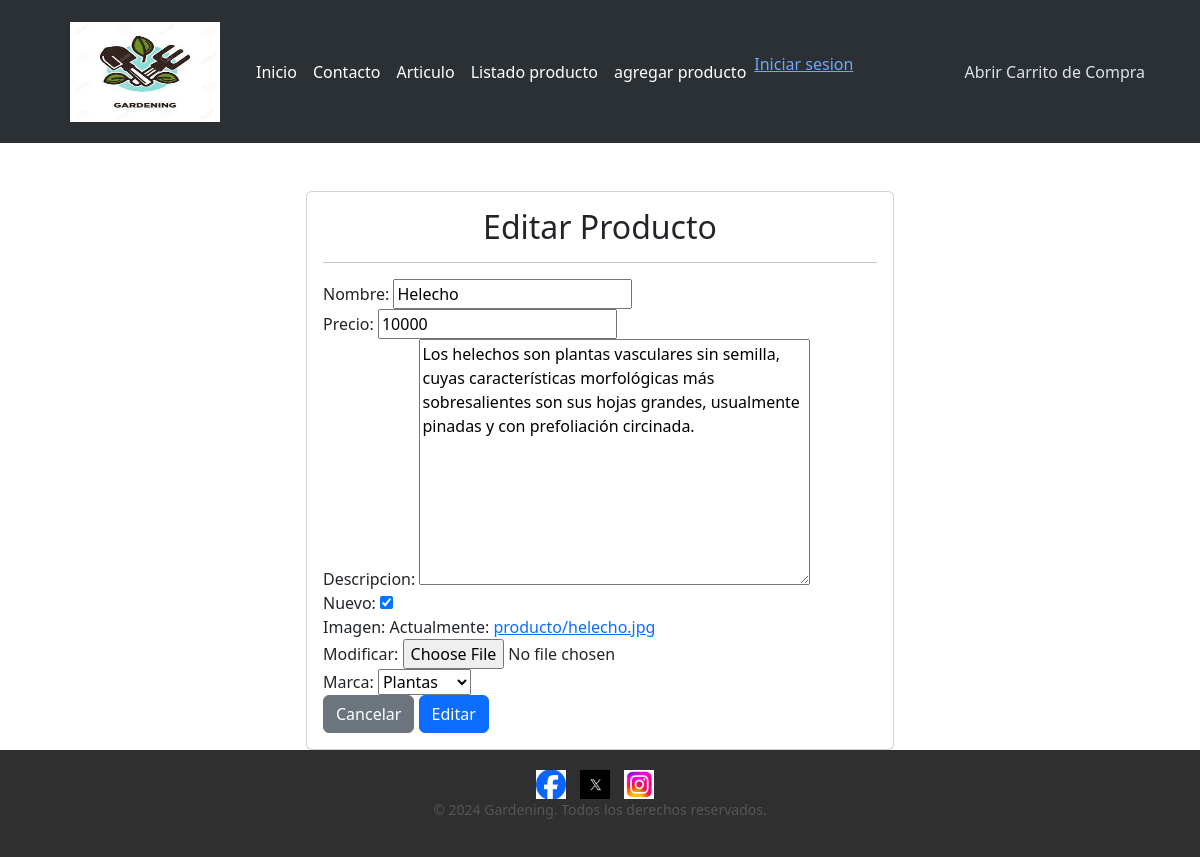
Page /modificar-producto/4/ on the committed database.
### app/models.py (models this page shows, shortened)
class Producto(models.Model):
    nombre = models.CharField(max_length=50)
    precio = models.IntegerField()
    descripcion = models.TextField()
    nuevo = models.BooleanField()
    imagen = models.ImageField(upload_to="producto",null=True)
    marca = models.ForeignKey(Marca,on_delete=models.PROTECT)

class Marca(models.Model):
    nombre = models.CharField(max_length=50)
    def __str__(self):
        return self.nombre

### app/views.py (the view)
# urls.py: path('modificar-producto/<int:id>/', modificar_producto, name="modificar_producto"),
def modificar_producto(request,id):
    producto = get_object_or_404(Producto,id =id)
    data ={
        'form': ProductoForm(instance=producto)
    }
    if request.method == 'POST':
        formulario = ProductoForm(data=request.POST ,instance=producto,files=request.FILES)
        if formulario.is_valid():
            formulario.save()
            return redirect(to="listar_producto")
        data ["form"] =formulario
    return render(request, 'app/producto/modificar.html' ,data)

### app/forms.py
class ProductoForm(forms.ModelForm):
    class Meta:
        model = Producto
        fields = '__all__'

### app/templates/app/producto/modificar.html (shortened to what this page needs)
{% extends 'app/base.html'%}
{% block contenido%}
<br><br>
        <div class="row">
            <div class="col-12 col-md-6 offset-md-3">
                <div class="card">
                    <div class="card-body">
                        <h2>Editar Producto</h2>
                        <hr>
                <form action="" method="post" enctype="multipart/form-data">
                    {{form  }}
                        <input type="reset" value="Cancelar" class="btn btn-secondary">
                        <input type="submit" value="Editar" class="btn btn-primary">
                </form>
            </div>
        </div>
    </div>
</div>
{% endblock%}

### app/static/app/css/style.css (style rules this page uses)
body { font-family: Arial, sans-serif; margin: 0; padding: 0; box-sizing: border-box; }
h2 { color: #4caf50; text-align: center; }

### rows in the picture
Producto: nombre "Helecho", precio "10000", descripcion "Los helechos son plantas vasculares sin semilla, cuyas características morfológicas más sobresalientes son sus hojas grandes, usualmente pinadas y con prefoliación circinada.", nuevo "☑", marca "Plantas"
